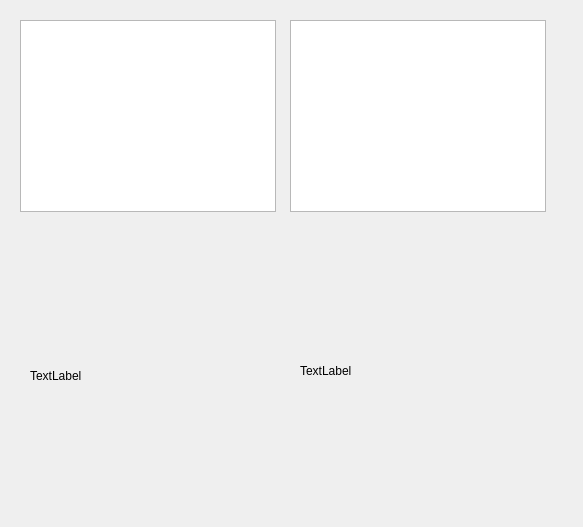
<?xml version="1.0" encoding="UTF-8"?>
<ui version="4.0">
 <class>Dialog</class>
 <widget class="QDialog" name="Dialog">
  <property name="geometry">
   <rect>
    <x>0</x>
    <y>0</y>
    <width>583</width>
    <height>527</height>
   </rect>
  </property>
  <property name="windowTitle">
   <string>Dialog</string>
  </property>
  <widget class="QListWidget" name="list_widget">
   <property name="geometry">
    <rect>
     <x>20</x>
     <y>20</y>
     <width>256</width>
     <height>192</height>
    </rect>
   </property>
  </widget>
  <widget class="QListView" name="list_view">
   <property name="geometry">
    <rect>
     <x>290</x>
     <y>20</y>
     <width>256</width>
     <height>192</height>
    </rect>
   </property>
  </widget>
  <widget class="QLabel" name="list_widget_label">
   <property name="geometry">
    <rect>
     <x>30</x>
     <y>240</y>
     <width>241</width>
     <height>271</height>
    </rect>
   </property>
   <property name="text">
    <string>TextLabel</string>
   </property>
  </widget>
  <widget class="QLabel" name="list_view_label">
   <property name="geometry">
    <rect>
     <x>300</x>
     <y>240</y>
     <width>241</width>
     <height>261</height>
    </rect>
   </property>
   <property name="text">
    <string>TextLabel</string>
   </property>
  </widget>
 </widget>
 <resources/>
 <connections/>
</ui>
